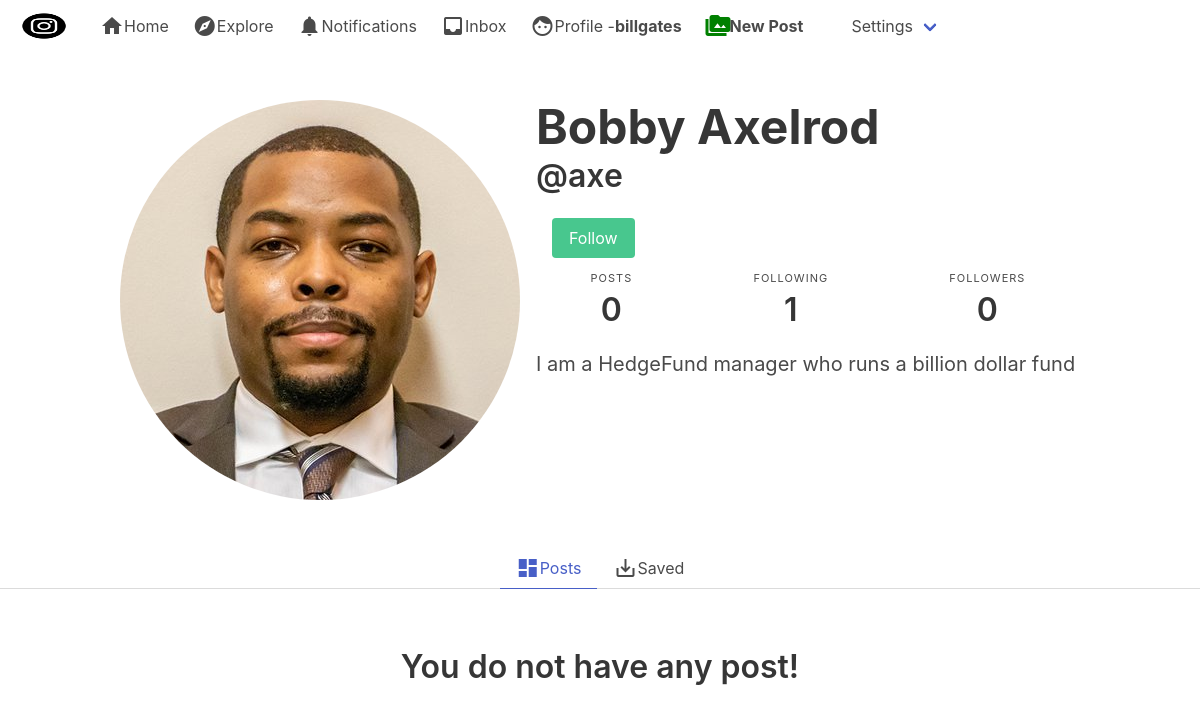
Screenshot of /axe/ (signed in) with the database file from the repository.
### authy/models.py (models this page shows)
class Profile(models.Model):
	user = models.OneToOneField(User, on_delete=models.CASCADE)
	first_name = models.CharField(max_length=50, null=True, blank=True)
	last_name = models.CharField(max_length=50, null=True, blank=True)
	location = models.CharField(max_length=50, null=True, blank=True)
	url = models.CharField(max_length=80, null=True, blank=True)
	profile_info = models.TextField(max_length=150, null=True, blank=True)
	created = models.DateField(auto_now_add=True)
	favorites = models.ManyToManyField(Post)
	picture = models.ImageField(upload_to=user_directory_path, blank=True, null=True, verbose_name='Picture')

### authy/views.py (the view)
# urls.py: path('<username>/', UserProfile, name='profile'),
def UserProfile(request, username):
	user = get_object_or_404(User, username=username)
	profile = Profile.objects.get(user=user)
	url_name = resolve(request.path).url_name
	if url_name == 'profile':
		posts = Post.objects.filter(user=user).order_by('-posted')
	else:
		posts = profile.favorites.all()
	posts_count = Post.objects.filter(user=user).count()
	following_count= Follow.objects.filter(follower=user).count()
	followers_count = Follow.objects.filter(following=user).count()
	follow_status = Follow.objects.filter(following=user, follower=request.user).exists()
	paginator = Paginator(posts, 8)
	page_number = request.GET.get('page')
	posts_paginator = paginator.get_page(page_number)
	template = loader.get_template('profile.html')
	context = {
		'posts': posts_paginator,
		'profile':profile,
		'url_name':url_name,
		'posts_count': posts_count,
		'followers_count': followers_count,
		'following_count': following_count,
		'follow_status': follow_status,
	}
	return HttpResponse(template.render(context, request))

### instagram/templates/profile.html (shortened to what this page needs)
{% extends 'base.html' %}
{% load static %}
{% block content %}
        <article class="media">
            <div class="media-left">
                <figure class="image is-256x256">
                  {% if profile.picture %}
                  <img class="is-rounded" src="{{ profile.picture.url }}">
                  {% else %}
                  <img class="is-rounded" src="https://bulma.io/images/placeholders/256x256.png">
                  {% endif %}
                </figure>
            </div>
            <div class="media-content">
                <div class="content">
                    <h1 style="font-weight:bold;" class="title is-1">{% if profile.first_name %}{{ profile.first_name }} {{ profile.last_name}}{% endif %}</h1>
                    <h2 class="subtitle is-3">@{{ profile.user }}</h2>
                  {% if user.is_authenticated and user != profile.user %}
                    <div class="media-right">
                    {% if follow_status == True %}
                      <a href="{% url 'follow' profile.user 0 %}" class="button is-danger">UnFollow</a>
                    {% else %}
                      <a href="{% url 'follow' profile.user 1 %}" class="button is-success">Follow</a>
                    {% endif %}
                    </div>
                  {% endif %}
                </div>
        <nav class="level is-mobile">
            <div class="level-item has-text-centered">
              <div>
                <p class="heading">Posts</p>
                <p class="title">{{ posts_count }}</p>
              </div>
            </div>
            <div class="level-item has-text-centered">
              <div>
                <p class="heading">Following</p>
                <p class="title">{{ following_count }}</p>
              </div>
            </div>
            <div class="level-item has-text-centered">
              <div>
                <p class="heading">Followers</p>
                <p class="title">{{ followers_count }}</p>
              </div>
            </div>
          </nav>
<p class="subtitle is-5">{% if profile.profile_info %} {{ profile.profile_info }} {% endif %}</p>
</div>
        </article>
    </div>
  </section>
  <div class="tabs is-centered">
    <ul>
      <li class="{% if url_name == 'profile' %}is-active{% endif %}">
      <a href="{% url 'profile' profile.user %}">  <i class="material-icons">dashboard</i>Posts</a>
      </li>
      <li class="{% if url_name == 'profilefavorites' %}is-active{% endif %}">
      <a href="{% url 'profilefavorites' profile.user %} "><i class="material-icons">save_alt</i>Saved</a>
     </li>
    </ul>
  </div>
  <section class="section">
    <div class="container">
      <div class="columns is-mobile is-multiline is-centered">
      {% for post in posts %}
        <div class="column is-one-quarter">
           <div class="box">
                <figure class="image is-256x256">
                    <a href="{{ post.get_absolute_url  }}"><img src="{{ post.picture.url  }}" alt="Image"></a>
                 </figure>
             </div>
          </div>
      {% empty %}
         <br>
          <h3 class="title is-3">You do not have any post!</h3>
      {% endfor %}
    </div>
    </div>
  </section>
  {% endblock %}

### instagram/templates/base.html (shortened to what this page needs)
{% load static %}
<!DOCTYPE html>
<html>
  <head>
    <link rel="stylesheet" href="{% static 'css/bulma.min.css' %}">
    <link rel="stylesheet" href="{% static 'css/style.css' %}">
  </head>
  <body>
    <nav class="navbar" role="navigation" aria-label="main navigation">
  <div class="navbar-brand">
    <a class="navbar-item" href="https://bulma.io">
      <img src="{% static 'img/i.png' %}" width="64" height="64">
    </a>
  </div>
  <div id="navbarBasicExample" class="navbar-menu">
    <div class="navbar-start">
      <a href="{% url 'index' %}" class="navbar-item">
        <span class="material-icons">home</span>
        Home
      </a>
      <a class="navbar-item">
        <span class="material-icons">explore</span>
        Explore
      </a>
      <a class="navbar-item">
        <span class="material-icons">notifications</span>
        Notifications
      </a>
      <a class="navbar-item">
        <span class="material-icons">inbox</span>
        Inbox
      </a>
      <a href="{% url 'profile' request.user %}" class="navbar-item">
        <span class="material-icons">face</span>
        Profile -<strong>{{ request.user }}</strong>
      </a>
      <a href="{% url 'newpost' %}" class="navbar-item">
        <i style="color:green; font-weight:bold" class="material-icons">perm_media</i>
        <strong>New Post</strong
      </a>
      <div class="navbar-item has-dropdown is-hoverable">
        <a class="navbar-link">
        Settings
        </a>
      </div>
    </div>
  </div>
</nav>
  <section class="section">
    <div class="container">
        {% block content %}
        {% endblock %}
  </body>
</html>

### rows the page displays
Profile: picture (picture), first_name "Bobby", last_name "Axelrod", user "axe", profile_info "I am a HedgeFund manager who runs a billion dollar fund"

### other values shown
{{ request.user }} "billgates"
{{ posts_count }} "0"
{{ following_count }} "1"
{{ followers_count }} "0"
